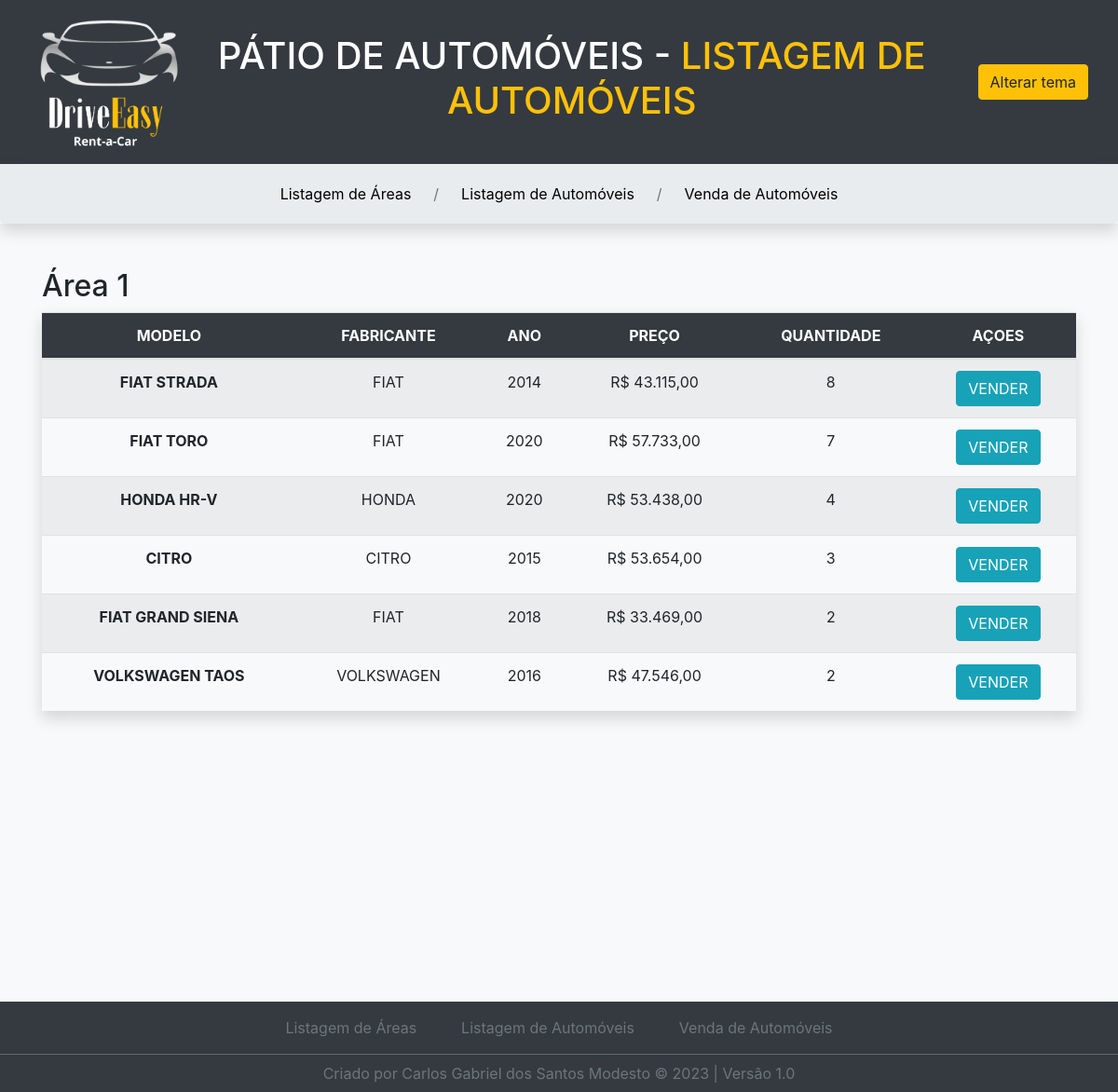
Page /patioautomoveis-saep/lista-automoveis.php?area=1 on the committed database.
### tables this page shows
CREATE TABLE IF NOT EXISTS `alocacao` (
  `id` int(11) NOT NULL AUTO_INCREMENT,
  `area` int(11) NOT NULL,
  `automovel` int(11) NOT NULL,
  `concessionaria` int(11) NOT NULL,
  `quantidade` int(11) NOT NULL,
  PRIMARY KEY (`id`),
  KEY `FK__automoveis` (`automovel`),
  KEY `FK__concessionarias` (`concessionaria`),
  CONSTRAINT `FK__automoveis` FOREIGN KEY (`automovel`) REFERENCES `automoveis` (`id`) ON DELETE NO ACTION ON UPDATE NO ACTION,
  CONSTRAINT `FK__concessionarias` FOREIGN KEY (`concessionaria`) REFERENCES `concessionarias` (`id`) ON DELETE NO ACTION ON UPDATE NO ACTION
);

CREATE TABLE IF NOT EXISTS `automoveis` (
  `id` int(11) NOT NULL AUTO_INCREMENT,
  `modelo` varchar(250) NOT NULL,
  `fabricante` varchar(250) NOT NULL,
  `ano` year(4) NOT NULL,
  `preco` varchar(25) NOT NULL,
  PRIMARY KEY (`id`)
);

### patioautomoveis-saep/lista-automoveis.php (the view, shortened to what this page needs)
<?php
include("conecta.php");
$area = $_GET["area"];
?>
<!DOCTYPE html>
<html lang="pt-br">
<head>
    <link rel="stylesheet" href="https://stackpath.bootstrapcdn.com/bootstrap/4.1.3/css/bootstrap.min.css">
    <link rel="stylesheet" href="style.css">
</head>
<body class="bg-light">
    <header>
        <div class="bg-dark shadow p-2 d-flex align-items-center">
            <a href="index.php">
                <img src="img/logo3-rent-a-car.png" alt="Logo" width="170" class="ml-4">
            </a>
            <h1 class="text-uppercase text-center text-white flex-fill mr-4">Pátio de Automóveis - <span class="text-warning">Listagem de Automóveis</span> </h1>
            <button class="btn btn-warning mr-4" onclick="alterarClasseBody()">Alterar tema</button>
        </div>
        <nav area-label="breadcrumb" class="shadow mb-5">
            <ol class="breadcrumb justify-content-center">
                <li class="breadcrumb-item"><a class="nav-link" href="index.php">Listagem de Áreas</a></li>
                <li class="breadcrumb-item"><a class="nav-link" href="lista-automoveis.php">Listagem de Automóveis</a></li>
                <li class="breadcrumb-item"><a class="nav-link" href="vende-automoveis.php">Venda de Automóveis</a></li>
            </ol>
        </nav>
    </header>
    <section class="container">
        <h2 class="subtitulo">Área <?php print($area); ?></h2>
        <table class="table table-striped text-center text-uppercase shadow">
            <thead>
                <tr class="bg-dark">
                    <th scope="col" class="text-white">Modelo</th>
                    <th scope="col" class="text-white">Fabricante</th>
                    <th scope="col" class="text-white">Ano</th>
                    <th scope="col" class="text-white">Preço</th>
                    <th scope="col" class="text-white">Quantidade</th>
                    <th scope="col" class="text-white">Açoes</th>
                </tr>
            </thead>
            <thbody>
                <?php
                $SQL = "SELECT automovel, quantidade FROM alocacao WHERE area = '$area';";
                $consulta = mysqli_query($conectaBD, $SQL);
                while ($automovel = mysqli_fetch_assoc($consulta)) {
                    $id = $automovel["automovel"];
                    $quantidade = $automovel["quantidade"];
                    $SQLModelo = "SELECT modelo, fabricante, ano, preco FROM automoveis WHERE id = '$id';";
                    $consultaModelo = mysqli_query($conectaBD, $SQLModelo);
                    $modelo = mysqli_fetch_assoc($consultaModelo);
                    if($quantidade > 0){
                ?>
                    <tr>
                        <td class="font-weight-bold"><?php print($modelo["modelo"]); ?></td>
                        <td><?php print($modelo["fabricante"]); ?></td>
                        <td><?php print($modelo["ano"]); ?></td>
                        <td><?php print($modelo["preco"]); ?></td>
                        <td><?php print($quantidade); ?></td>
                        <td><a class="btn btn-info" href="vende-automoveis.php?id=<?php print($id); ?>&area=<?php print($area); ?>">Vender</a></td>
                    </tr>
                <?php
                }
            }
                ?>
            </thbody>
        </table>
    </section>
</body>
<footer class="footer fixed-bottom bg-dark text-light text-center">
    <div class="col-md-12">
        <ul class="nav justify-content-center mt-3">
            <li>
                <a class="text-muted mr-5" href="index.php">Listagem de Áreas</a>
            </li>
            <li>
                <a class="text-muted" href="lista-automoveis.php">Listagem de Automóveis</a>
            </li>
            <li>
                <a class="text-muted ml-5" href="vende-automoveis.php">Venda de Automóveis</a>
            </li>
        </ul>
    </div>
    <hr class="bg-secondary mb-2">
    <div class="container mb-2">
        <span class="text-muted">Criado por Carlos Gabriel dos Santos Modesto &copy; 2023 | Versão 1.0</span>
    </div>
</footer>
</html>

### patioautomoveis-saep/style.css (style rules this page uses)
.breadcrumb-item a.nav-link { position: relative; display: inline-block; color: black; transition: color 0.3s; }
body::before { content: ""; width: 100%; height: 110%; position: absolute; background-image: url(img/carro.jpg); background-repeat: no-repeat; background-size: 55%; background-position: center; filter: saturate(0); opacity: 0.053; z-index: -1; }

### rows in the picture
alocacao: automovel.modelo "FIAT STRADA", automovel.fabricante "FIAT", automovel.ano "2014", automovel.preco "R$ 43.115,00", quantidade "8"
alocacao: automovel.modelo "FIAT TORO", automovel.fabricante "FIAT", automovel.ano "2020", automovel.preco "R$ 57.733,00", quantidade "7"
alocacao: automovel.modelo "HONDA HR-V", automovel.fabricante "HONDA", automovel.ano "2020", automovel.preco "R$ 53.438,00", quantidade "4"
alocacao: automovel.modelo "CITRO", automovel.fabricante "CITRO", automovel.ano "2015", automovel.preco "R$ 53.654,00", quantidade "3"
alocacao: automovel.modelo "FIAT GRAND SIENA", automovel.fabricante "FIAT", automovel.ano "2018", automovel.preco "R$ 33.469,00", quantidade "2"
alocacao: automovel.modelo "VOLKSWAGEN TAOS", automovel.fabricante "VOLKSWAGEN", automovel.ano "2016", automovel.preco "R$ 47.546,00", quantidade "2"

### other values in the picture
$area "1"
